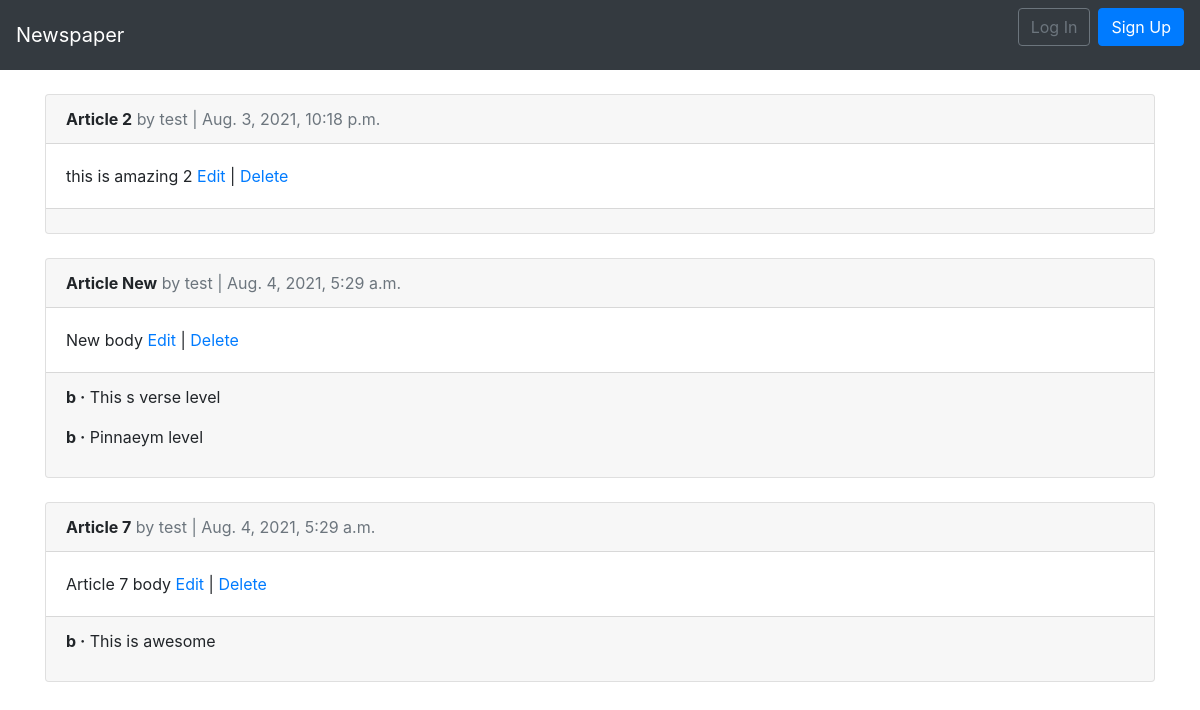
The app's page /articles/ with its own data.
### articles/models.py (models this page shows, shortened)
class Article(models.Model):
    title = models.CharField(max_length=255)
    body = models.TextField()
    date = models.DateTimeField(auto_now_add=True)
    author = models.ForeignKey(get_user_model(), on_delete=models.CASCADE)

class Comment(models.Model):
    article = models.ForeignKey(Article, on_delete=models.CASCADE, related_name='comments')
    comment = models.CharField(max_length=140)
    author = models.ForeignKey(get_user_model(), on_delete=models.CASCADE)
    def __str__(self):
        return self.comment

### users/models.py (models this page shows)
class CustomUser(AbstractUser):
    age = models.PositiveIntegerField(null=True, blank=True)

### articles/views.py (the view)
# urls.py: path('', ArticleListView.as_view(), name='article_list'),
class ArticleListView(ListView, LoginRequiredMixin):
    model = Article
    template_name = 'article_list.html'
    login_url = 'login'

### templates/article_list.html (shortened to what this page needs)
{% extends 'base.html' %}
{% block content %}
{% for article in object_list %}
<div class="card">
    <div class="card-header">
        <span class="font-weight-bold">{{ article.title }}</span>
        <span class="text-muted">by {{ article.author }} | {{ article.date }}</span>
    </div>
    <div class="card-body">
        {{ article.body }}
        <a href="{% url 'article_update' article.pk %}">Edit</a> |
        <a href="{% url 'article_delete' article.pk %}">Delete</a>
    </div>
    <div class="card-footer">
        {% for comment in article.comments.all %}
        <p>
            <span class="font-weight-bold">{{ comment.author }} &middot;</span>
            {{ comment }}
        </p>
        {% endfor %}
    </div>
</div>
<br />
{% endfor %}
{% endblock content %}

### templates/base.html (shortened to what this page needs)
<html>
<head>
    <link rel="stylesheet" href="https://maxcdn.bootstrapcdn.com/bootstrap/4.5.2/css/bootstrap.min.css">
</head>
<body>
<nav class="navbar navbar-expand-md navbar-dark bg-dark mb-4">
    <a class="navbar-brand" href="{% url 'home' %}">Newspaper</a>
    <div class="collapse navbar-collapse" id="navbarCollapse">
        {% if user.is_authenticated %}
        <ul class="navbar-nav ml-auto">
            <li class="nav-item">
                <a class="nav-link dropdown-toggle" href="#" id="userMenu" data-toggle="dropdown" aria-haspopup="true" aria-expanded="fasle">{{ user.username }}</a>
                <div class="dropdown-menu drop-down-menu-right" aria-labelledby="userMenu">
                    <a class="dropdown-item" href="{% url 'password_change' %}">Change Password</a>
                    <div class="dropdown-divider"></div>
                    <a class="dropdown-item" href="{% url 'logout' %}">Log Out</a>
                </div>
            </li>
        </ul>
        {% else %}
            <form class="form-inline ml-auto">
                <a href="{% url 'login' %}" class="btn btn-outline-secondary">Log In</a>
                <a href="{% url 'signup' %}" class="btn btn-primary ml-2">Sign Up</a>
            </form>
        {% endif %}
    </div>
</nav>
<div class="container">
    {% block content %}
    {% endblock %}
</div>
</body>
</html>

### records on screen
Article: title "Article 2", author "test", date "Aug. 3, 2021, 10:18 p.m.", body "this is amazing 2"
Article: title "Article New", author "test", date "Aug. 4, 2021, 5:29 a.m.", body "New body"
Comment: author "b", comment "This s verse level"
Comment: author "b", comment "Pinnaeym level"
Article: title "Article 7", author "test", date "Aug. 4, 2021, 5:29 a.m.", body "Article 7 body"
Comment: author "b", comment "This is awesome"
